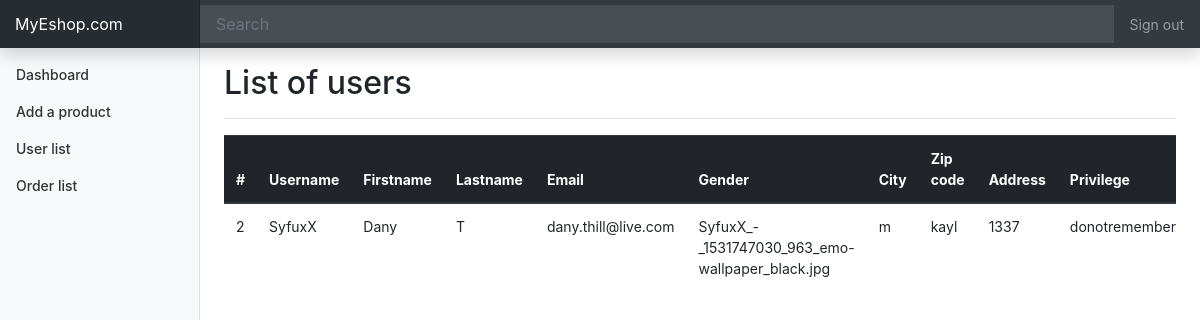
/admin/users_list.php (signed in), run on the app's committed database.
### tables this page shows
CREATE TABLE `user` (
  `id_user` int(5) NOT NULL,
  `username` varchar(20) NOT NULL,
  `password` varchar(100) NOT NULL,
  `firstname` varchar(30) NOT NULL,
  `lastname` varchar(30) NOT NULL,
  `email` varchar(70) NOT NULL,
  `picture` varchar(200) NOT NULL,
  `gender` enum('m','f','o') NOT NULL,
  `city` varchar(20) NOT NULL,
  `zip_code` varchar(10) NOT NULL,
  `address` varchar(50) NOT NULL,
  `privilege` int(1) NOT NULL
);

### admin/users_list.php (the view, shortened to what this page needs)
<?php
require_once ('./inc/header.php');
    ?>
            <div class="d-flex justify-content-between flex-wrap flex-md-nowrap align-items-center pt-3 pb-2 mb-3 border-bottom">
                <h1 class="h2">List of users</h1>
            </div>
            <div style="overflow-y: scroll;">
                <table class="table">
                    <thead class="thead-dark">
                        <tr>
                            <th scope="col">#</th>
                            <th scope="col">Username</th>
                            <th scope="col">Firstname</th>
                            <th scope="col">Lastname</th>
                            <th scope="col">Email</th>
                            <th scope="col">Gender</th>
                            <th scope="col">City</th>
                            <th scope="col">Zip code</th>
                            <th scope="col">Address</th>
                            <th scope="col">Privilege</th>
                        </tr>
                    </thead>
                    <tbody>
                        <?php
                            $req = $con->query ("SELECT * FROM user");
                            $res = $req->fetchAll (); ?>
                            <?php foreach ($res as $result)
                            {
                                echo '<tr>';
                                foreach ($result as $key => $value)
                                {
                                    if ($key != 'password')
                                    {
                                        echo "<td>$value</td>";
                                    }
                                }
                                echo '</tr>';
                            }
                            ?>
                    </tbody>
                </table>
            </div>
        </main>
      </div>
    </div>
<?php require_once ('./inc/footer.php');

### admin/css/style.css (style rules this page uses)
body { font-size: .875rem; }
.border-bottom { border-bottom: 1px solid #e5e5e5; }

### data on the page
user: id_user "2", username "SyfuxX", firstname "Dany", lastname "T", email "dany.thill@live.com", picture "SyfuxX_-_1531747030_963_emo-wallpaper_black.jpg", gender "m", city "kayl", zip_code "1337", address "donotremember"
